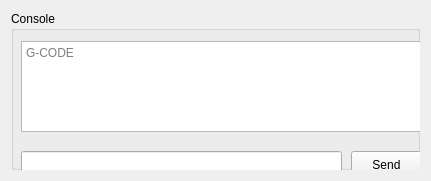
   <widget class="QWidget" name="verticalLayoutWidget">
    <property name="geometry">
     <rect>
      <x>760</x>
      <y>670</y>
      <width>431</width>
      <height>181</height>
     </rect>
    </property>
    <layout class="QVBoxLayout" name="verticalLayout">
     <item>
      <widget class="QGroupBox" name="groupBox_2">
       <property name="title">
        <string>Console</string>
       </property>
       <widget class="QPlainTextEdit" name="plainTextEdit">
        <property name="enabled">
         <bool>true</bool>
        </property>
        <property name="geometry">
         <rect>
          <x>10</x>
          <y>30</y>
          <width>401</width>
          <height>91</height>
         </rect>
        </property>
        <property name="readOnly">
         <bool>true</bool>
        </property>
        <property name="centerOnScroll">
         <bool>true</bool>
        </property>
        <property name="placeholderText">
         <string>G-CODE</string>
        </property>
       </widget>
       <widget class="QLineEdit" name="lineEdit">
        <property name="geometry">
         <rect>
          <x>10</x>
          <y>140</y>
          <width>321</width>
          <height>28</height>
         </rect>
        </property>
       </widget>
       <widget class="QPushButton" name="pushButton">
        <property name="geometry">
         <rect>
          <x>340</x>
          <y>140</y>
          <width>71</width>
          <height>28</height>
         </rect>
        </property>
        <property name="text">
         <string>Send</string>
        </property>
       </widget>
      </widget>
     </item>
    </layout>
   </widget>
